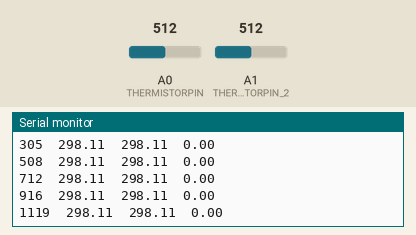
The program below on a simulated SparkFun Pro Micro, built with avr-gcc and run on an emulated ATmega32U4. On the bench: the last lines printed to the serial monitor. The inputs (shaded band) are chosen by the test bench; at power-on: A0 (THERMISTORPIN) = 512, A1 (THERMISTORPIN_2) = 512.

Above: at 1.2 s.
1.3 s: A0 (THERMISTORPIN) set to 716
At 1.48 s:
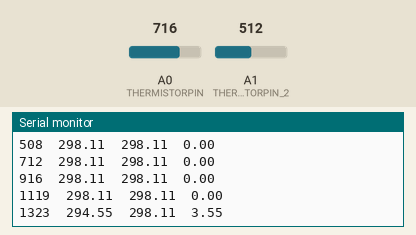
2.8 s: A1 (THERMISTORPIN_2) set to 716
At 2.91 s:
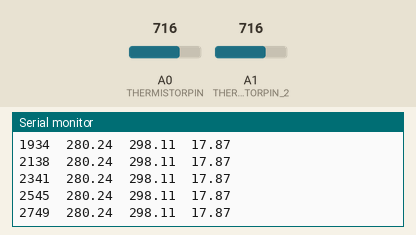
4.3 s: A0 (THERMISTORPIN) set to 900
At 4.33 s:
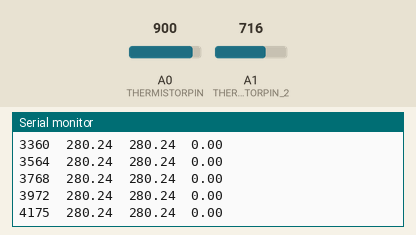
5.8 s: A1 (THERMISTORPIN_2) set to 900
At 5.96 s:
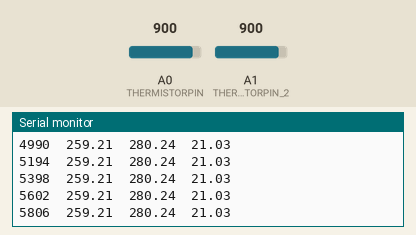
Timing chart, 0 to 8.3 s (numbered marks = the images above; inputs shaded):
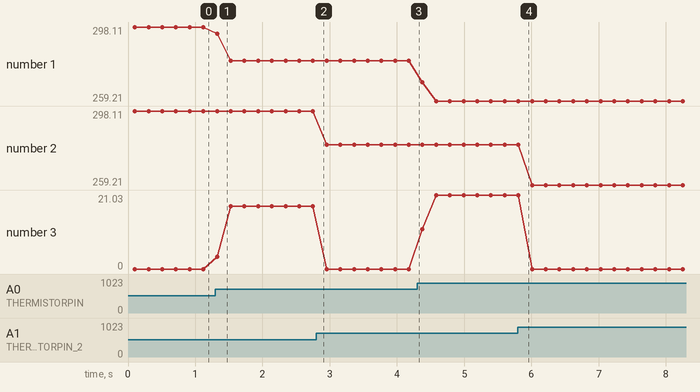

The program:

main.cpp
```cpp
#include "Arduino.h"

// Thermistor pin(s)
#define THERMISTORPIN A0
#define THERMISTORPIN_2 A1
// rThermistor nominal resistance
#define R_NOMINAL 10000
// Temperature for thermistor nominal resistance (C)
#define T_NOMINAL 25
// Thrmistor beta coefficient (3000 - 4000 typical)
#define BCOEFFICIENT 3950
// Voltage Divider R2
#define R2 10000
// Averaging sample size
#define AVG_SAMPLES 5
// Averaging sample interval (ms)
#define AVG_TIME 20
// Sampling interval (ms) (must be greater than AVG_SAMPLES * AVG_TIME)
#define INTERVAL 200

int r1_vout[AVG_SAMPLES];
int r1_vout_2[AVG_SAMPLES];

void setup(void) {
  Serial.begin(9600);
}

void loop(void) {
  uint8_t i;
  float r1_vout_avg, r1, temp;
  float r1_vout_avg_2, r1_2, temp_2;

  // take N samples for smoothing
  for (i=0; i< AVG_SAMPLES; i++) {
   r1_vout[i] = analogRead(THERMISTORPIN);
   r1_vout_2[i] = analogRead(THERMISTORPIN_2);
   delay(AVG_TIME);
  }

  // average all the samples out
  r1_vout_avg = 0;
  r1_vout_avg_2 = 0;
  for (i=0; i< AVG_SAMPLES; i++) {
     r1_vout_avg += r1_vout[i];
     r1_vout_avg_2 += r1_vout_2[i];
  }
  r1_vout_avg /= AVG_SAMPLES;
  r1_vout_avg_2 /= AVG_SAMPLES;

  // Calculate thermistor R
  // r1 = R2 * (( 1023 / r1_vout_avg ) - 1 );
  // r1_2 = R2 * (( 1023 / r1_vout_avg_2 ) - 1 );
	// r_2 = (Vout * r_1) / (Vin - Vout)
	r1 = ( r1_vout_avg * R2 ) / ( 1023 - r1_vout_avg );
	r1_2 = ( r1_vout_avg_2 * R2 ) / ( 1023 - r1_vout_avg_2 );


  // Use Steinhart formula to calculate temperature (K)
  // It's not super accurate, but it works.
  temp = r1 / R_NOMINAL;                  // (R/Ro)
  temp = log(temp);                       // ln(R/Ro)
  temp /= BCOEFFICIENT;                   // 1/B * ln(R/Ro)
  temp += 1.0 / (T_NOMINAL + 273.15);     // + (1/To)
  temp = 1.0 / temp;                      // Invert

  // Do it again for the second thermistor
  temp_2 = r1_2 / R_NOMINAL;              // (R/Ro)
  temp_2 = log(temp_2);                   // ln(R/Ro)
  temp_2 /= BCOEFFICIENT;                 // 1/B * ln(R/Ro)
  temp_2 += 1.0 / (T_NOMINAL + 273.15);   // + (1/To)
  temp_2 = 1.0 / temp_2;                  // Invert

  /*
  // Convert temperature from K to C
  temp -= 273.15;
  temp_2 -= 273.15;
  // Convert temperature from C to F
  temp = (1.8 * temp) + 32;
  temp_2 = (1.8 * temp_2) + 32;
  */

  // Report the temps back over serial
	Serial.print(millis());
  Serial.print("\t");
  Serial.print(temp);
  Serial.print("\t");
  Serial.print(temp_2);
  Serial.print("\t");
  Serial.print(abs(temp - temp_2));
  Serial.print("\n");

  delay(INTERVAL - (AVG_TIME * AVG_SAMPLES));
}
```

Measured:
- after the input at 1.3 s, the serial monitor: prints a new line at once (image 1)
- plotted number 1: 298.11 → 280.24 after the input at 1.3 s, 280.24 → 259.21 after the input at 4.3 s
- plotted number 3: 0 → 17.87 after the input at 1.3 s, 0 → 21.03 after the input at 4.3 s
